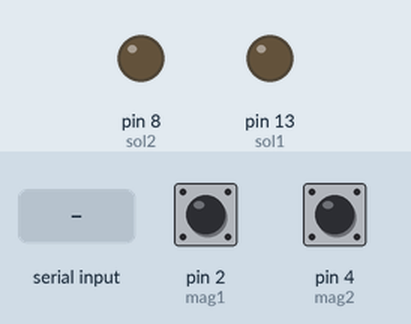
This sketch was run on a simulated Arduino Uno, built with avr-gcc and run on an emulated ATmega328P. Parts: output pins drawn as LEDs (lit = HIGH). Inputs (shaded band) come from the test bench; at power-on: pin 2 (mag1) HIGH, pin 4 (mag2) HIGH.

Above: at 1.2 s.
1.3 s: "1 open\n" received over Serial
At 2.4 s:
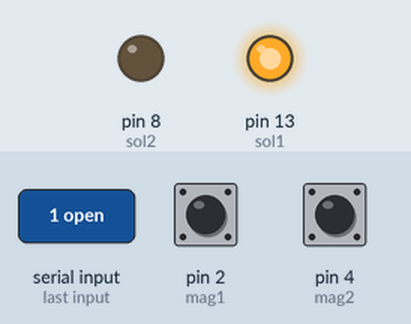
4.3 s: "2 open\n" received over Serial
At 7.5 s:
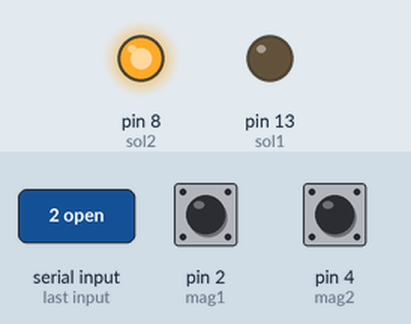
Timing chart, 0 to 12.9 s (numbered marks = the images above; inputs shaded):
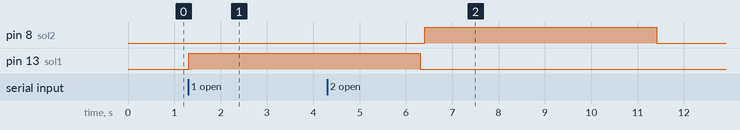

Measured:
- after the input at 1.3 s, pin 13 (sol1): LOW → HIGH at once
- after the input at 4.3 s, pin 8 (sol2): LOW → HIGH after 2.1 s, → LOW 5.0 s later

The sketch:

ArduinoSketch.ino
```cpp
#include <stdio.h>

// 1번 박스
int val1 = 0;
int mag1 = 2;
int sol1 = 13;
int FSRsensor1 = A0;
int mag_sensor1 = 0;

// 2번 박스
int val2 = 0;
int mag2 = 4;
int sol2 = 8;
int FSRsensor2 = A1;
int mag_sensor2 = 0;

void setup() {
  Serial.begin(9600);
  pinMode(mag1, INPUT_PULLUP); // 마그네틱센서1
  pinMode(sol1, OUTPUT); // 잠금장치 1
  pinMode(mag2, INPUT_PULLUP); // 마그네틱센서2
  pinMode(sol2, OUTPUT); // 잠금장치 2
}

bool isLocked1 = true;
bool isLocked2 = true;
// 붙 0 떼 1
void loop() {

  String Data = Serial.readStringUntil('\n');
  Data.trim(); // 라즈베리파이로부터 받아옴
  mag_sensor1 = digitalRead(mag1);
  if (Data == "1 open" && isLocked1) {
    digitalWrite(sol1, HIGH);
    // 사물함 열림
    delay(5000);
    digitalWrite(sol1, LOW);
    mag_sensor1 = digitalRead(mag1);
    if (mag_sensor1 == HIGH && isLocked1) {
      isLocked1 = false;
    }
  }
  // 변수 isLocked가 열려있다는데, 마그네틱 센서로부터 닫혔다는 신호를 받을 때
  // LOW 닫음 HIGH 열림
  if (!isLocked1 && mag_sensor1 == LOW) {
    val1 = analogRead(FSRsensor1);
    String str_val1 = String(val1);

    char message[20];
    snprintf(message, sizeof(message), "1 close %d", val1);
    Serial.println(message);
    isLocked1 = true;
  }

  if (Data == "2 open" && isLocked2) {
    digitalWrite(sol2, HIGH);
    delay(5000);
    digitalWrite(sol2, LOW);
    // 사물함 열림

    mag_sensor2 = digitalRead(mag2);
    if (mag_sensor2 == HIGH) {
      isLocked2 = false;
    }

  }
  // 변수 isLocked가 열려있다는데, 마그네틱 센서로부터 닫혔다는 신호를 받을 때
  if (!isLocked2 && digitalRead(mag2) == LOW) {
    val2 = analogRead(FSRsensor2);
    String str_val2 = String(val2);

    char message2[20];
    snprintf(message2, sizeof(message2), "2 close %d", val2);
    Serial.println(message2);
    isLocked2 = true;
  }

  delay(100);
}
```
